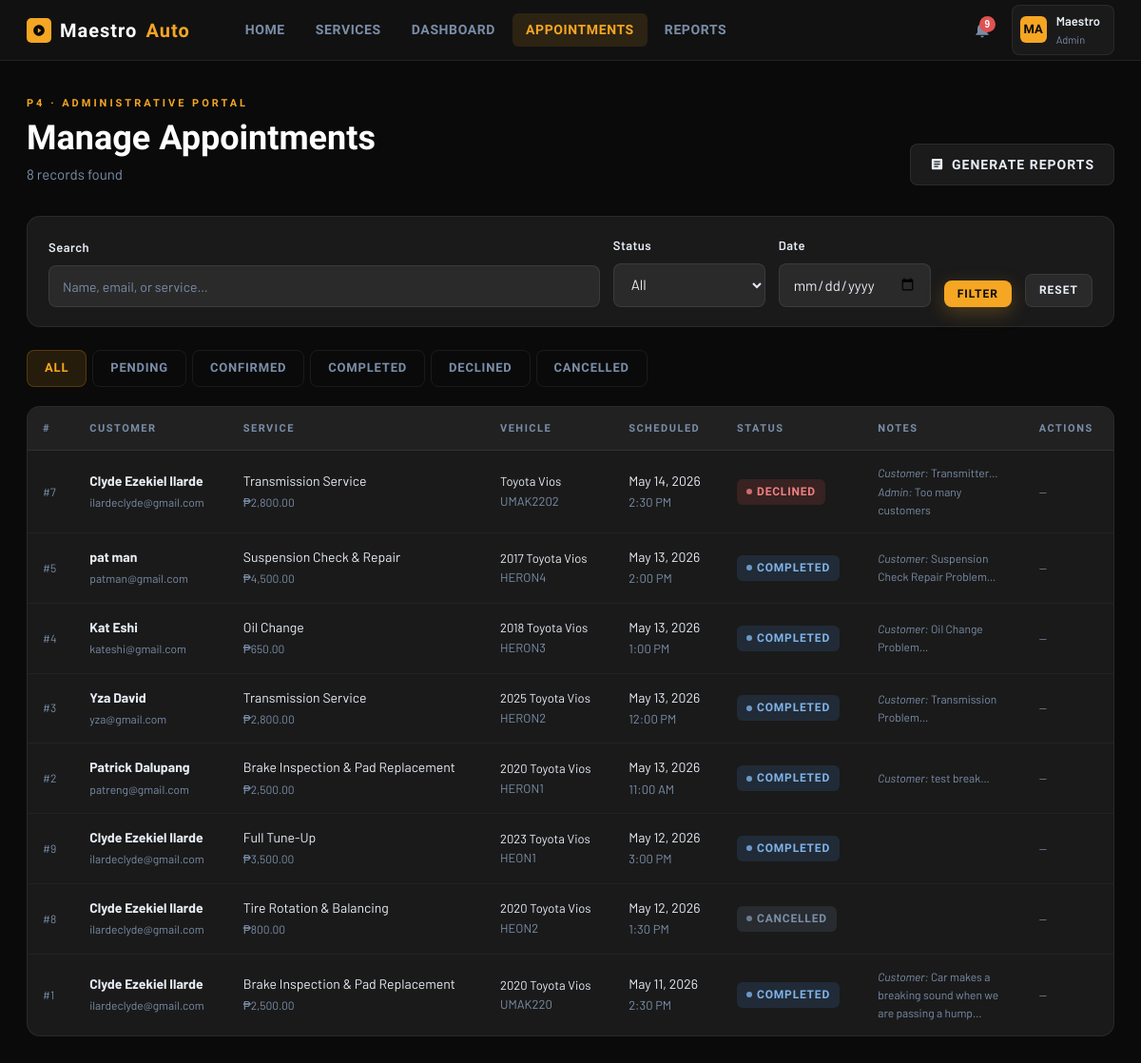
The page /admin_appointments.php (signed in) on the database its author committed.
### tables this page shows
CREATE TABLE `users` (
  `id` int(11) NOT NULL,
  `first_name` varchar(100) NOT NULL,
  `last_name` varchar(100) NOT NULL,
  `username` varchar(100) NOT NULL,
  `email` varchar(150) NOT NULL,
  `password` varchar(255) NOT NULL,
  `role` enum('customer','admin') NOT NULL DEFAULT 'customer',
  `phone` varchar(30) DEFAULT NULL,
  `created_at` timestamp NOT NULL DEFAULT current_timestamp()
);

CREATE TABLE `appointments` (
  `id` int(11) NOT NULL,
  `user_id` int(11) NOT NULL,
  `service_id` int(11) NOT NULL,
  `vehicle_make` varchar(80) DEFAULT NULL,
  `vehicle_model` varchar(80) DEFAULT NULL,
  `vehicle_year` year(4) DEFAULT NULL,
  `plate_no` varchar(20) DEFAULT NULL,
  `appt_date` date NOT NULL,
  `appt_time` time NOT NULL,
  `notes` text DEFAULT NULL,
  `status` enum('pending','confirmed','declined','completed','cancelled') NOT NULL DEFAULT 'pending',
  `admin_notes` text DEFAULT NULL,
  `created_at` timestamp NOT NULL DEFAULT current_timestamp(),
  `updated_at` timestamp NOT NULL DEFAULT current_timestamp() ON UPDATE current_timestamp()
);

CREATE TABLE `services` (
  `id` int(11) NOT NULL,
  `name` varchar(150) NOT NULL,
  `description` text DEFAULT NULL,
  `duration_hr` decimal(4,1) NOT NULL DEFAULT 1.0,
  `price` decimal(10,2) DEFAULT NULL,
  `category` varchar(80) DEFAULT NULL,
  `active` tinyint(1) NOT NULL DEFAULT 1
);

### admin_appointments.php (the view, shortened to what this page needs)
<?php
require 'db.php';
require 'partials/header.php';
$filterStatus = $_GET['status'] ?? 'all';
$filterDate   = $_GET['date']   ?? '';
$search       = trim($_GET['q'] ?? '');
$where  = ['1=1'];
$params = [];
$sql = "
    SELECT a.*, u.first_name, u.last_name, u.email,
           s.name AS service_name, s.price, s.duration_hr
    FROM appointments a
    JOIN users    u ON u.id = a.user_id
    JOIN services s ON s.id = a.service_id
    WHERE " . implode(' AND ', $where) . "
    ORDER BY a.appt_date DESC, a.appt_time DESC
";
$stmt = $pdo->prepare($sql);
$stmt->execute($params);
$appointments = $stmt->fetchAll();
?>
<main class="page-shell">
    <div class="page-header" style="display:flex;align-items:flex-end;justify-content:space-between;flex-wrap:wrap;gap:16px;">
        <div>
            <div class="page-label">P4 · Administrative Portal</div>
            <div class="page-title">Manage Appointments</div>
            <div class="page-sub"><?= count($appointments) ?> record<?= count($appointments)!=1?'s':'' ?> found</div>
        </div>
        <a href="admin_reports.php" class="btn btn-secondary">
            <svg viewBox="0 0 24 24" style="width:15px;height:15px;fill:currentColor;"><path d="M19 3H5c-1.1 0-2 .9-2 2v14c0 1.1.9 2 2 2h14c1.1 0 2-.9 2-2V5c0-1.1-.9-2-2-2zm-5 14H7v-2h7v2zm3-4H7v-2h10v2zm0-4H7V7h10v2z"/></svg>
            Generate Reports
        </a>
    </div>
    <div class="card card-sm" style="margin-bottom:24px;">
        <form method="GET" style="display:flex;gap:14px;flex-wrap:wrap;align-items:flex-end;">
            <div style="flex:1;min-width:180px;">
                <label class="lbl">Search</label>
                <input type="text" name="q" placeholder="Name, email, or service…" value="<?= htmlspecialchars($search) ?>">
            </div>
            <div style="min-width:160px;">
                <label class="lbl">Status</label>
                <select name="status">
                    <?php foreach (['all','pending','confirmed','completed','declined','cancelled'] as $s): ?>
                        <option value="<?= $s ?>" <?= $filterStatus===$s?'selected':'' ?>><?= ucfirst($s) ?></option>
                    <?php endforeach; ?>
                </select>
            </div>
            <div style="min-width:160px;">
                <label class="lbl">Date</label>
                <input type="date" name="date" value="<?= htmlspecialchars($filterDate) ?>">
            </div>
            <button type="submit" class="btn btn-primary btn-sm">Filter</button>
            <a href="admin_appointments.php" class="btn btn-secondary btn-sm">Reset</a>
        </form>
    </div>
    <div style="display:flex;gap:6px;margin-bottom:20px;flex-wrap:wrap;">
        <?php
        $statuses = ['all','pending','confirmed','completed','declined','cancelled'];
        foreach ($statuses as $s):
            $active = ($filterStatus === $s) ? 'active' : '';
        ?>
            <a href="?status=<?= $s ?><?= $filterDate ? '&date='.$filterDate : '' ?><?= $search ? '&q='.urlencode($search) : '' ?>"
               class="tab-btn <?= $active ?>">
                <?= ucfirst($s) ?>
            </a>
        <?php endforeach; ?>
    </div>
    <div class="card" style="padding:0;">
        <?php if (empty($appointments)): ?>
            <div class="empty-state">
                <svg viewBox="0 0 24 24"><path d="M19 3h-1V1h-2v2H8V1H6v2H5c-1.1 0-2 .9-2 2v16c0 1.1.9 2 2 2h14c1.1 0 2-.9 2-2V5c0-1.1-.9-2-2-2zm0 18H5V8h14v13zM7 10h5v5H7z"/></svg>
                <p>No appointments match your filters.</p>
            </div>
        <?php else: ?>
        <div class="table-wrap">
            <table>
                <thead><tr>
                    <th>#</th><th>Customer</th><th>Service</th>
                    <th>Vehicle</th><th>Scheduled</th>
                    <th>Status</th><th>Notes</th><th>Actions</th>
                </tr></thead>
                <tbody>
                <?php foreach ($appointments as $row): ?>
                    <tr>
                        <td style="font-size:12px;color:var(--muted);">#<?= $row['id'] ?></td>
                        <td>
                            <strong><?= htmlspecialchars($row['first_name'].' '.$row['last_name']) ?></strong><br>
                            <span style="font-size:12px;color:var(--muted);"><?= htmlspecialchars($row['email']) ?></span>
                        </td>
                        <td>
                            <?= htmlspecialchars($row['service_name']) ?><br>
                            <span style="font-size:12px;color:var(--muted);">₱<?= number_format($row['price'],2) ?></span>
                        </td>
                        <td style="font-size:13px;">
                            <?= htmlspecialchars($row['vehicle_year'].' '.$row['vehicle_make'].' '.$row['vehicle_model']) ?>
                            <?php if ($row['plate_no']): ?>
                                <br><span style="color:var(--muted);"><?= htmlspecialchars($row['plate_no']) ?></span>
                            <?php endif; ?>
                        </td>
                        <td>
                            <?= date('M j, Y', strtotime($row['appt_date'])) ?><br>
                            <span style="color:var(--muted);font-size:13px;"><?= date('g:i A', strtotime($row['appt_time'])) ?></span>
                        </td>
                        <td>
                            <span class="badge badge-<?= $row['status'] ?>">
                                <span class="badge-dot"></span>
                                <?= ucfirst($row['status']) ?>
                            </span>
                        </td>
                        <td style="max-width:160px;font-size:12px;color:var(--muted);">
                            <?php if ($row['notes']): ?>
                                <em>Customer:</em> <?= htmlspecialchars(mb_substr($row['notes'],0,60)) ?>…<br>
                            <?php endif; ?>
                            <?= $row['admin_notes'] ? '<em>Admin:</em> '.htmlspecialchars(mb_substr($row['admin_notes'],0,60)) : '' ?>
                        </td>
                        <td>
                            <div style="display:flex;gap:5px;flex-wrap:wrap;">
                                <?php if ($row['status'] === 'pending'): ?>
                                    <button class="btn btn-success btn-sm"
                                        onclick="openAction(<?= $row['id'] ?>,'confirm',
                                            '<?= htmlspecialchars($row['first_name'].' '.$row['last_name'],ENT_QUOTES) ?>',
                                            '<?= htmlspecialchars($row['service_name'],ENT_QUOTES) ?>')">
                                        ✓
                                    </button>
                                    <button class="btn btn-danger btn-sm"
                                        onclick="openAction(<?= $row['id'] ?>,'decline',
                                            '<?= htmlspecialchars($row['first_name'].' '.$row['last_name'],ENT_QUOTES) ?>',
                                            '<?= htmlspecialchars($row['service_name'],ENT_QUOTES) ?>')">
                                        ✗
                                    </button>
                                <?php else: ?>
                                    <span style="color:var(--muted);font-size:12px;">—</span>
                                <?php endif; ?>
                            </div>
                        </td>
                    </tr>
                <?php endforeach; ?>
                </tbody>
            </table>
        </div>
        <?php endif; ?>
    </div>
</main>
<?php require 'partials/footer.php'; ?>

### partials/header.php (shortened to what this page needs)
<?php
$currentUser = $pdo->prepare("SELECT id, first_name, last_name, username, role FROM users WHERE id = ?");
$currentUser->execute([$_SESSION['user_id']]);
$me = $currentUser->fetch();
$unreadStmt = $pdo->prepare("SELECT COUNT(*) FROM notifications WHERE user_id = ? AND is_read = 0");
$unreadStmt->execute([$me['id']]);
$unreadCount = (int)$unreadStmt->fetchColumn();
$initials = strtoupper(substr($me['first_name'],0,1) . substr($me['last_name'],0,1));
$isAdmin  = ($me['role'] === 'admin');
$currentPage = basename($_SERVER['PHP_SELF'], '.php');
?>
<!DOCTYPE html>
<html lang="en">
<head>
    <link rel="stylesheet" href="app.css">
</head>
<body>
<div class="app-body">
<header class="topbar">
    <a href="<?= $isAdmin ? 'admin_dashboard.php' : 'dashboard.php' ?>" class="topbar-logo">
        <div class="logo-badge">
            <svg viewBox="0 0 24 24"><path d="M12 2C6.48 2 2 6.48 2 12s4.48 10 10 10 10-4.48 10-10S17.52 2 12 2zm-2 14.5v-9l6 4.5-6 4.5z"/></svg>
        </div>
        Maestro<span style="color:var(--yellow)">Auto</span>
    </a>
    <nav class="topbar-nav">
        <a href="home.php"      class="<?= $currentPage==='home'      ?'active':'' ?>">Home</a>
        <a href="services.php"  class="<?= $currentPage==='services'  ?'active':'' ?>">Services</a>
        <?php if ($isAdmin): ?>
            <a href="admin_dashboard.php" class="<?= $currentPage==='admin_dashboard'?'active':'' ?>">Dashboard</a>
            <a href="admin_appointments.php" class="<?= $currentPage==='admin_appointments'?'active':'' ?>">Appointments</a>
            <a href="admin_reports.php"  class="<?= $currentPage==='admin_reports' ?'active':'' ?>">Reports</a>
        <?php else: ?>
            <a href="dashboard.php"    class="<?= $currentPage==='dashboard'    ?'active':'' ?>">My Dashboard</a>
            <a href="book.php"         class="<?= $currentPage==='book'         ?'active':'' ?>">Book Service</a>
        <?php endif; ?>
    </nav>
    <div class="topbar-right">
        <div style="position:relative;">
            <button class="notif-btn" id="notifBtn" aria-label="Notifications">
                <?php if ($unreadCount > 0): ?>
                    <span class="notif-badge"><?= $unreadCount > 9 ? '9+' : $unreadCount ?></span>
                <?php endif; ?>
            </button>
        </div>
        <div style="position:relative;">
            <div class="user-chip" id="userChip">
                <div class="user-avatar"><?= $initials ?></div>
                <div>
                    <div class="user-name"><?= htmlspecialchars($me['first_name']) ?></div>
                    <div class="user-role"><?= ucfirst($me['role']) ?></div>
                </div>
            </div>
        </div>
    </div>
</header>

### partials/footer.php (shortened to what this page needs)
</div>
</body>
</html>

### rows shown on the page
users: initials "MA", first_name "Maestro", role "Admin"
appointments: id "7", user.last_name "Clyde Ezekiel Ilarde", user.email "ilardeclyde@gmail.com", service.name "Transmission Service", service.price "2,800.00", vehicle_year+vehicle_make+vehicle_model "Toyota Vios", plate_no "UMAK2202", appt_date "May 14, 2026", appt_time "2:30 PM", status "DECLINED", notes "Transmitter", admin_notes "Too many customers"
appointments: id "5", user.last_name "pat man", user.email "patman@gmail.com", service.name "Suspension Check & Repair", service.price "4,500.00", vehicle_year+vehicle_make+vehicle_model "2017 Toyota Vios", plate_no "HERON4", appt_date "May 13, 2026", appt_time "2:00 PM", status "COMPLETED", notes "Suspension Check Repair Problem"
appointments: id "4", user.last_name "Kat Eshi", user.email "kateshi@gmail.com", service.name "Oil Change", service.price "650.00", vehicle_year+vehicle_make+vehicle_model "2018 Toyota Vios", plate_no "HERON3", appt_date "May 13, 2026", appt_time "1:00 PM", status "COMPLETED", notes "Oil Change Problem"
appointments: id "3", user.last_name "Yza David", user.email "yza@gmail.com", service.name "Transmission Service", service.price "2,800.00", vehicle_year+vehicle_make+vehicle_model "2025 Toyota Vios", plate_no "HERON2", appt_date "May 13, 2026", appt_time "12:00 PM", status "COMPLETED", notes "Transmission Problem"
appointments: id "2", user.last_name "Patrick Dalupang", user.email "patreng@gmail.com", service.name "Brake Inspection & Pad Replacement", service.price "2,500.00", vehicle_year+vehicle_make+vehicle_model "2020 Toyota Vios", plate_no "HERON1", appt_date "May 13, 2026", appt_time "11:00 AM", status "COMPLETED", notes "test break"
appointments: id "9", user.last_name "Clyde Ezekiel Ilarde", user.email "ilardeclyde@gmail.com", service.name "Full Tune-Up", service.price "3,500.00", vehicle_year+vehicle_make+vehicle_model "2023 Toyota Vios", plate_no "HEON1", appt_date "May 12, 2026", appt_time "3:00 PM", status "COMPLETED"
appointments: id "8", user.last_name "Clyde Ezekiel Ilarde", user.email "ilardeclyde@gmail.com", service.name "Tire Rotation & Balancing", service.price "800.00", vehicle_year+vehicle_make+vehicle_model "2020 Toyota Vios", plate_no "HEON2", appt_date "May 12, 2026", appt_time "1:30 PM", status "CANCELLED"
appointments: id "1", user.last_name "Clyde Ezekiel Ilarde", user.email "ilardeclyde@gmail.com", service.name "Brake Inspection & Pad Replacement", service.price "2,500.00", vehicle_year+vehicle_make+vehicle_model "2020 Toyota Vios", plate_no "UMAK220", appt_date "May 11, 2026", appt_time "2:30 PM", status "COMPLETED", notes "Car makes a breaking sound when we are passing a hump"

### other values the page prints
$unreadCount "9"
count($appointments) "8"
$s "ALL"
$s "PENDING"
$s "CONFIRMED"
$s "COMPLETED"
$s "DECLINED"
$s "CANCELLED"
form field status "All"
